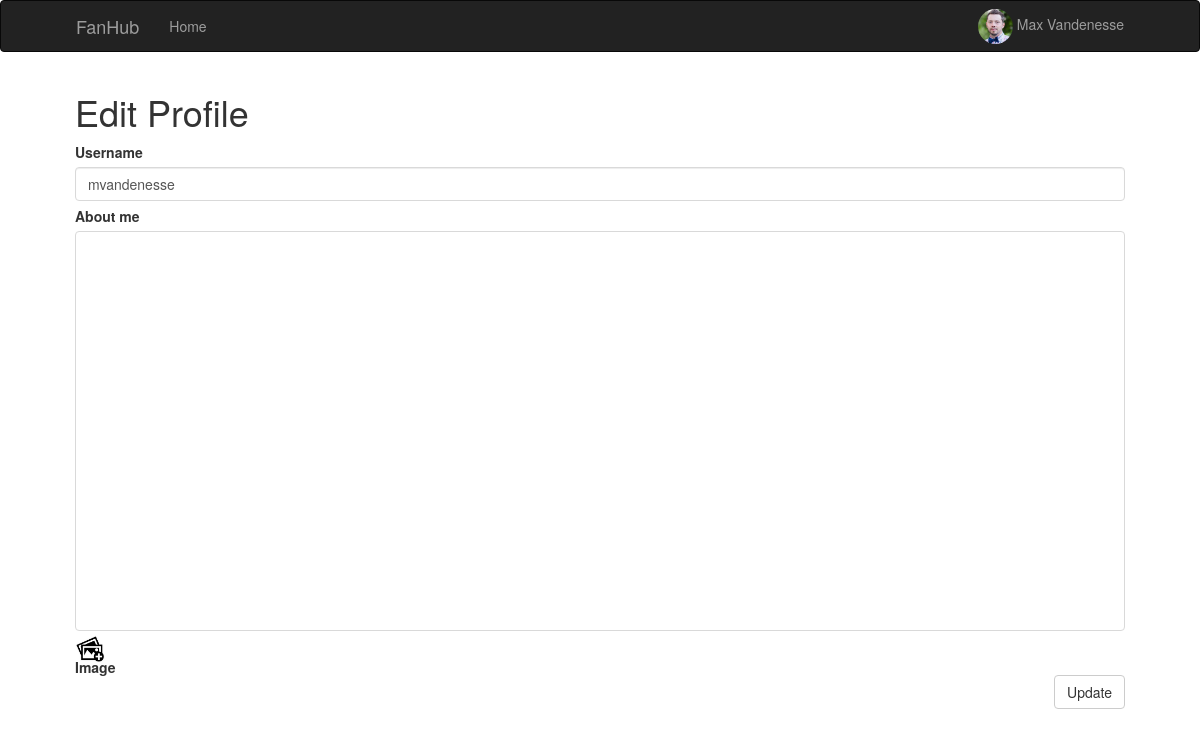
The page /edit_profile (signed in) on the database as committed earlier.
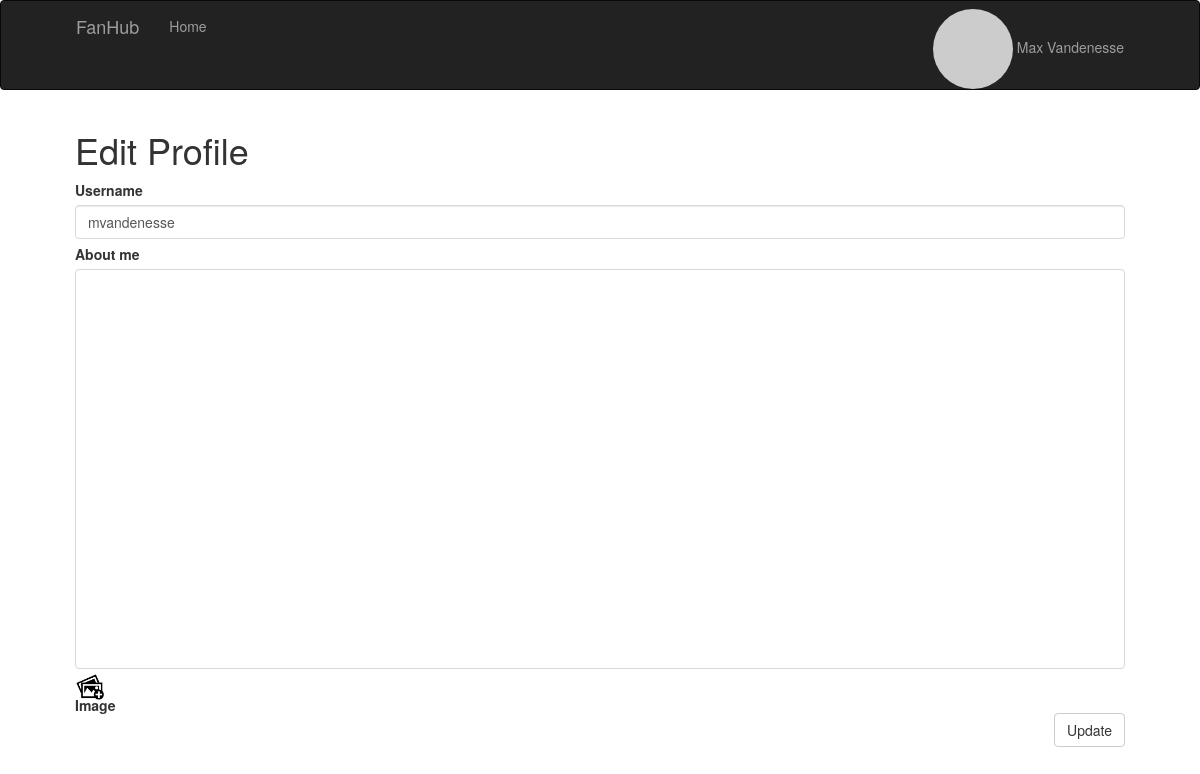
The same page on the database as committed later.
### app/models.py (models this page shows, shortened)
class User(UserMixin, db.Model):
    id = db.Column(db.Integer, primary_key=True)
    username = db.Column(db.String(64), index=True, unique=True)
    email = db.Column(db.String(120), index=True, unique=True)
    password_hash = db.Column(db.String(128))
    about_me = db.Column(db.String(140))
    last_seen = db.Column(db.DateTime, default=datetime.utcnow)
    image_path = db.Column(db.String(1000))
    first_name = db.Column(db.String(120))
    last_name = db.Column(db.String(120))
    full_name = db.Column(db.String(240))
    def avatar(self, size, first_name, last_name):
        return 'https://ui-avatars.com/api/?size={}&name={}+{}'.format(
            size, first_name, last_name)

### app/routes.py (the view)
@app.route('/edit_profile', methods=['GET', 'POST'])
@login_required
def edit_profile():
    form = EditProfileForm(current_user.username)
    if form.validate_on_submit():
        current_user.username = form.username.data
        current_user.about_me = form.about_me.data
        if form.photo.data:
            photo = request.files['photo']
            filename = secure_filename(photo.filename)
            print(filename)
            extension = filename.split('.')[1]
            filename = str(
                hashlib.md5(filename.split('.')[0].encode()).hexdigest())
            filename = filename + '.' + extension
            photo.save(
                os.path.join(Config.PROFILE_IMAGE_UPLOAD_FOLDER, filename))
            current_user.image_path = os.path.join(
                Config.PROFILE_IMAGE_ACCESS_PATH, filename)
        db.session.commit()
        flash('Your profile changes have been saved.')
        return redirect(url_for('user', username=current_user.username))
    elif request.method == 'GET':
        form.username.data = current_user.username
        form.about_me.data = current_user.about_me
    return render_template(
        'edit_profile.html', title='Edit Profile', form=form)

### app/forms.py (shortened to what this page needs)
class EditProfileForm(FlaskForm):
    username = StringField('Username', validators=[DataRequired()])
    about_me = TextAreaField('About me', validators=[Length(min=0, max=1500)])
    submit = SubmitField('Update')
    photo = FileField(label='Update Profile Image')
    def __init__(self, original_username, *args, **kwargs):
        super(EditProfileForm, self).__init__(*args, **kwargs)
        self.original_username = original_username

### app/models.py (called while the page is built)
@login.user_loader
def load_user(id):
    return User.query.get(int(id))

### app/routes.py (called while the page is built)
@app.before_request
def before_request():
    if current_user.is_authenticated:
        current_user.last_seen = datetime.utcnow()
        db.session.commit()

### app/templates/edit_profile.html
 {% extends "base.html" %} {% import 'bootstrap/wtf.html' as wtf %} {% block app_content %}
<h1>Edit Profile</h1>
<form action="" method="post" enctype="multipart/form-data">
    {{ form.csrf_token() }} {{ form.username.label }} {{ form.username(class_="titleInput form-control") }} {{ form.about_me.label
    }} {{ form.about_me(class_="bodyInput") }}
    <label class="file">{{ form.photo()}}
        <span>Image</span>
    </label>
    {{ form.submit(class_="commentSubmit btn-default btn")}}
</form>
{% endblock %}

### app/templates/base.html (shortened to what this page needs)
{% extends 'bootstrap/base.html' %}  {% block navbar %}
<link rel=" stylesheet " href="{{ url_for( 'static', filename='css/style.css' ) }} ">
<nav class="navbar navbar-inverse">
    <div class="container">
        <div class="navbar-header">
            <a class="navbar-brand" href="{{ url_for('index') }}">FanHub</a>
            <div class="collapse navbar-collapse" id="bs-example-navbar-collapse-1">
                <ul class="nav navbar-nav">
                    <li>
                        <a href="{{ url_for('index') }}">Home</a>
                    </li>
                </ul>
                <ul class="nav navbar-nav navbar-right">
                    {% if current_user.is_anonymous %}
                    <li>
                        <a href="{{ url_for('login') }}">Login</a>
                    </li>
                    {% else %}
                    <ul class="nav navbar-nav navbar-right">
                        <li class="dropdown">
                            <a href="#" class="dropdown-toggle" style="padding-top:0px !important;padding-bottom:0px !important;margin-top:8px;" data-toggle="dropdown"
                                role="button" aria-haspopup="true" aria-expanded="false">
                                {% if current_user.image_path %}
                                <img src={{current_user.image_path}} class="img-circle  " style="height: 35px; width: 35px;"> {{current_user.full_name}} {% else %}
                                <img src=" {{ current_user.avatar(35, current_user.first_name, current_user.last_name) }} " class="img-circle userTemplateProfileImage "> {{current_user.full_name}}{% endif %}
                            </a>
                        </li>
                    </ul>
                    {% endif %}
                </ul>
            </div>
        </div>
</nav>
{% endblock %} {% block content %}
<div class="container ">
      {% block app_content
    %}{% endblock %}
</div>{% endblock %}

Rows that differ between the two databases and show on the page:
changed User "Max Vandenesse": image_path "/static/uploads/profile/bfaaf1cd844b1d31bf89af4e644a7e4f.jpg" → empty (drawn); image_path: picture removed
